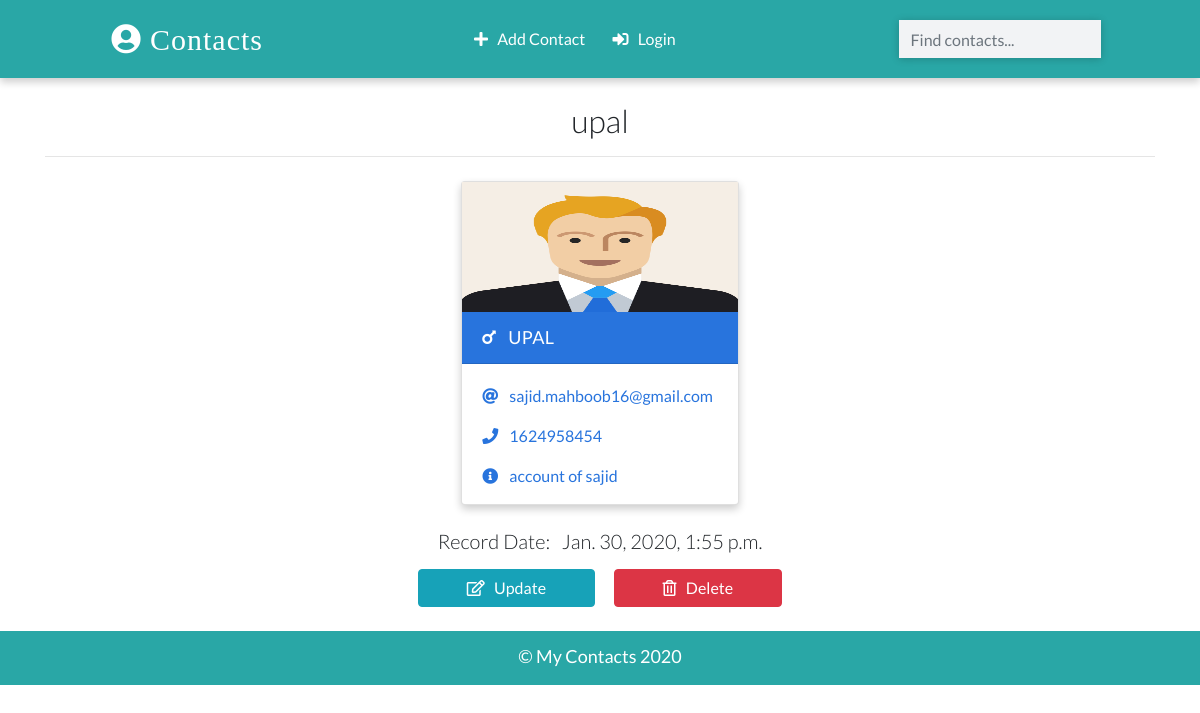
The page /detail/2/ on the database its author committed.
### cms/models.py (models this page shows, shortened)
class Contact(models.Model):
    name = models.CharField(max_length=20)
    email = models.EmailField(max_length=100)
    phone = models.IntegerField()
    info = models.CharField(max_length=30)
    gender = models.CharField(max_length=50, choices=(
        ('male', 'Male'),
        ('female', 'Female'),
    ))
    image = models.ImageField(upload_to='images/', blank=True)
    date_added = models.DateTimeField(default = datetime.now)
    class Meta:
        ordering = ['-id']

### cms/views.py (the view)
# urls.py: path('detail/<id>/', views.detail, name='detail'),
def detail(request, id):
    context = {
        'contacts': Contact.objects.get(pk=id)
    }
    return render(request, 'detail.html', context)

### templates/detail.html (shortened to what this page needs)
{% extends 'base.html' %}
{% load static %}
{% block main_content %}
    <div class="container">
      <h2 class="heading font-weight-light text-center">{{ contacts.name }}</h2>
      <hr />
    </div>
    <div class="container main-part">
      {% include 'partials/_card.html' %}
    </div>
    <div class="container mt-3">
        <h5 class="text-center my-3 font-weight-light">Record Date: &nbsp; {{contacts.date_added}}</h5>
        <p class="text-center text-light">
            <a class="btn btn-info px-5" href="{% url 'update' contacts.id %}">
                <i class="far fa-edit"></i> &nbsp; Update
            </a>
            <a class="btn btn-danger px-5" href="{% url 'delete' contacts.id %}">
                <i class="far fa-trash-alt"></i> &nbsp; Delete
            </a>
        </p>
    </div>
{% endblock main_content %}

### templates/partials/_card.html (shortened to what this page needs)
{% load static %}
{% if contacts.gender == 'male' %}
    <div class="card my-2 mx-2 boy-card {% if 'detail' in request.path %} mx-auto w-25 {% endif %} ">
        <img src="{% if contacts.image %}
        {{contacts.image.url}}
        {% else %}
        {% static 'images/boy.png' %}
        {% endif %}" class="img-fluid" />
        <div class="card-header">
        <a href="{% url 'detail' contacts.id %}" class="text-white header-link"
            ><i class="fas fa-mars mr-2"></i> {{contacts.name}}</a>
        </div>
        <div class="card-body pb-0">
        <p>
            <i class="fas fa-at mr-2"></i>
            <a href="mailto:sajid.mahboob16@gmail.com">{{contacts.email}} </a>
        </p>
        <p>
            <i class="fas fa-phone mr-2"></i>
            <a href="tel:01624958454">{{contacts.phone}}</a>
        </p>
        <p><i class="fas fa-info-circle mr-2"></i> {{contacts.info}}</p>
        </div>
    </div>
 {% endif %}

### static/css/main.css (style rules this page uses)
:root { --back: #29a7a6; --girl: #e64298; --boy: #2874dd; }
body { font-family: Lato, sans-serif; }
.card { box-shadow: 0 4px 8px 0 rgba(0, 0, 0, 0.2); transition: 0.3s; min-width: 250px; box-sizing: border-box; }
img { height: 130px !important; }
.card-header { font-size: 18px; letter-spacing: 0.5px; text-transform: uppercase; }
.boy-card .card-header { background-color: var(--boy); }
.boy-card .card-body, .boy-card .card-body p a { color: var(--boy); }
.card-body p { cursor: pointer; }
.main-part { display: flex; flex-wrap: wrap; justify-content: space-evenly; }

### rows shown on the page
Contact: name "upal", name "UPAL", email "sajid.mahboob16@gmail.com", phone "1624958454", info "account of sajid", date_added "Jan. 30, 2020, 1:55 p.m."
